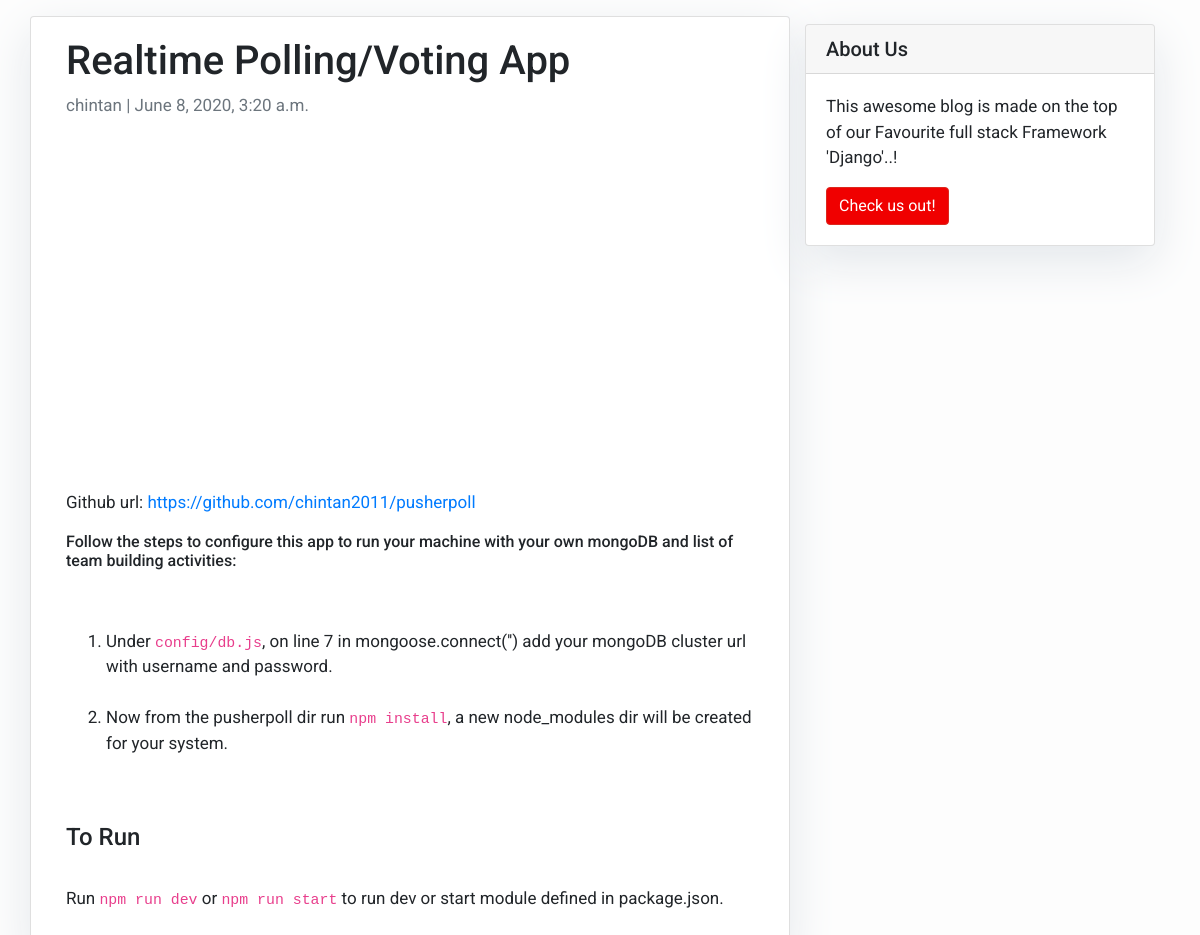
Page /realtime-pollingvoting-app/ on the committed database.
### blog/models.py (models this page shows, shortened)
class Post(models.Model):
    title = models.CharField(max_length=200, unique=True)
    slug = models.SlugField(max_length=200, unique=True)
    author = models.ForeignKey(User, on_delete=models.CASCADE, related_name='blog_posts')
    tech_stack = models.CharField(max_length=200, default='')
    github_url = models.URLField(max_length=200, default='n/a', blank=True)
    updated_on = models.DateTimeField(auto_now=True)
    content = models.TextField()
    created_on = models.DateTimeField(auto_now_add=True)
    status = models.IntegerField(choices=STATUS, default=0)
    screen_shot = models.ImageField(upload_to="tech_image", blank=True)
    images = ListCharField(
        base_field=CharField(max_length=100),
        size=6,
        blank=True,
        max_length=(6 * 1000)  # 6 * 10 character nominals, plus commas
    )
    class Meta:
        ordering = ['-created_on']  #sort results based on when they were created

### blog/views.py (the view)
# urls.py: path('<slug:slug>/', views.PostDetail.as_view(), name='post_detail'),
class PostDetail(generic.DetailView):
    model = Post
    template_name = 'post_detail.html'

### templates/post_detail.html (shortened to what this page needs)
{% extends 'base.html' %} {% block content %} {% block tech_icons %}
{% load markdown_deux_tags %}
<div class="container">
  	<link rel="stylesheet" href="https://cdn.rawgit.com/konpa/devicon/df6431e323547add1b4cf45992913f15286456d3/devicon.min.css">
	<div class="row">
    	<div class="col-md-8 card mb-4  mt-3 left  top">
      		<div class="card-body">
        		<h1>{% block title %} {{ object.title }} {% endblock title %}</h1>
				<p class=" text-muted">{{ post.author }} | {{ post.created_on }}</p>
				<br></br>
        			Github url: <a href="{{ post.github_url }}">{{post.github_url}}</a>
				<p class="card-text">{{ object.content  | markdown | linebreaks }}</p>
      		</div>
		</div>
	{% block sidebar %} {% include 'sidebar.html' %} {% endblock sidebar %}
	{% endblock tech_icons %}
	</div>
</div>
{% endblock content %}

### templates/base.html (style rules this page uses)
body { font-family: "Roboto", sans-serif; font-size: 17px; background-color: #fdfdfd; }

### templates/sidebar.html (style rules this page uses)
.card { box-shadow: 0 16px 48px #E3E7EB; }

### rows in the picture
Post: title "Realtime Polling/Voting App", author "chintan", created_on "June 8, 2020, 3:20 a.m.", github_url "https://github.com/chintan2011/pusherpoll", content "Follow the steps to configure this app to run your machine with your own mongoDB and list of team building activities: Under config/db.js , on line 7 in mongoose.connect('') add your mongoDB cluster url with username and password. Now from the pusherpoll dir run npm install , a new node_modules dir will be created for your system. To Run Run npm run dev or npm run start to run dev or start module defined in package.json."
